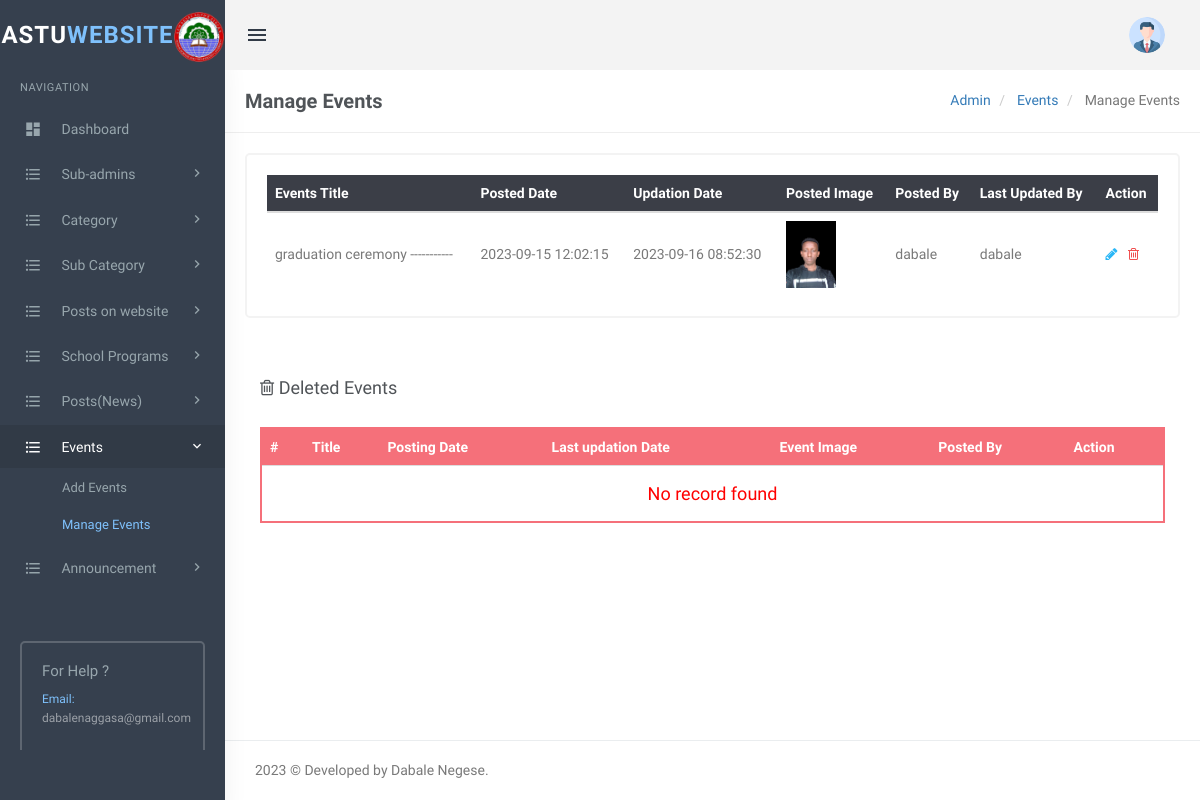
The page /admin/manageevents.php (signed in) on the database its author committed.
### tables this page shows
CREATE TABLE `event` (
  `id` int(100) NOT NULL,
  `Title` varchar(500) DEFAULT NULL,
  `PostDetails` longtext DEFAULT NULL,
  `PostingDate` timestamp NULL DEFAULT current_timestamp(),
  `UpdationDate` timestamp NULL DEFAULT NULL ON UPDATE current_timestamp(),
  `Is_Active` int(1) DEFAULT NULL,
  `PostUrl` mediumtext DEFAULT NULL,
  `PostImage` varchar(255) DEFAULT NULL,
  `viewCounter` int(11) DEFAULT NULL,
  `postedevBy` varchar(255) DEFAULT NULL,
  `lastUpdatedBy` varchar(255) DEFAULT NULL
);

### admin/manageevents.php (the view, shortened to what this page needs)
<?php
include('includes/config.php');
if(strlen($_SESSION['login'])==0)
  {
header('location:index.php');
}
else{
?>
<!DOCTYPE html>
<html lang="en">
    <head>
		<link rel="stylesheet" href="../plugins/morris/morris.css">
        <link href="../plugins/jvectormap/jquery-jvectormap-2.0.2.css" rel="stylesheet" />
        <link href="assets/css/bootstrap.min.css" rel="stylesheet" type="text/css" />
        <link href="assets/css/core.css" rel="stylesheet" type="text/css" />
        <link href="assets/css/components.css" rel="stylesheet" type="text/css" />
        <link href="assets/css/icons.css" rel="stylesheet" type="text/css" />
        <link href="assets/css/pages.css" rel="stylesheet" type="text/css" />
        <link href="assets/css/menu.css" rel="stylesheet" type="text/css" />
        <link href="assets/css/responsive.css" rel="stylesheet" type="text/css" />
		<link rel="stylesheet" href="../plugins/switchery/switchery.min.css">
    </head>
    <body class="fixed-left">
        <div id="wrapper">
           <?php include('includes/topheader.php');?>
           <?php include('includes/leftsidebar.php');?>
            <div class="content-page">
                <div class="content">
                    <div class="container">
                        <div class="row">
							<div class="col-xs-12">
								<div class="page-title-box">
                                    <h4 class="page-title">Manage Events </h4>
                                    <ol class="breadcrumb p-0 m-0">
                                        <li>
                                            <a href="#">Admin</a>
                                        </li>
                                        <li>
                                            <a href="#">Events</a>
                                        </li>
                                        <li class="active">
                                            Manage Events
                                        </li>
                                    </ol>
                                    <div class="clearfix"></div>
                                </div>
							</div>
						</div>
                        <div class="row">
                            <div class="col-sm-12">
                                <div class="card-box">
                                    <div class="table-responsive">
<table class="table table-colored table-centered table-inverse m-0">
<thead>
<tr>
<th>Events Title</th>
<th>Posted Date</th>
<th>Updation Date</th>
<th>Posted Image</th>
<th>Posted By</th>
<th>Last Updated By</th>
<th>Action</th>
</tr>
</thead>
<tbody>
<?php
$query=mysqli_query($con,"select * from event where Is_Active=1");
$rowcount=mysqli_num_rows($query);
if($rowcount==0)
{
?>
<tr>
<td colspan="4" align="center"><h3 style="color:red">No record found</h3></td>
<tr>
<?php
} else {
while($row=mysqli_fetch_array($query))
{
?>
 <tr>
<td><?php echo htmlentities($row['Title'])?></td>
<td><?php echo htmlentities($row['PostingDate'])?></td>
<td><?php echo htmlentities($row['UpdationDate'])?></td>
<td><img src="postimages/<?php echo htmlentities($row['PostImage'])?>" alt="image" style="width:50px;"></td>
<td><?php echo htmlentities($row['postedevBy'])?></td>
<td><?php echo htmlentities($row['lastUpdatedBy'])?></td>
<td><a href="editevent.php?eid=<?php echo htmlentities($row['id']);?>" data-toggle="tooltip" title="Edit"><i class="fa fa-pencil" style="color: #29b6f6;"></i></a>
    &nbsp;<a href="manageevents.php?eid=<?php echo htmlentities($row['id']);?>&&action=del" onclick="return confirm('Do you want to delete ?')" data-toggle="tooltip" title="Trash"> <i class="fa fa-trash-o" style="color: #f05050"></i></a> </td>
 </tr>
<?php } }?>
                                            </tbody>
                                        </table>
                                    </div>
                                </div>
                            </div>
                        </div>
<div class="row">
   <div class="col-md-12">
     <div class="demo-box m-t-20">
         <div class="m-b-30">
           <h4><i class="fa fa-trash-o" ></i> Deleted Events</h4>
          </div>
           <div class="table-responsive">
               <table class="table m-0 table-colored-bordered table-bordered-danger">
                                                        <thead>
                                                            <tr>
                                                                <th>#</th>
                                                                <th>Title</th>
                                                                <th>Posting Date</th>
                                                                <th>Last updation Date</th>
                                                                <th>Event Image</th>
                                                                <th>Posted By</th>
                                                                <th>Action</th>
                                                            </tr>
                                                        </thead>
                                                        <tbody>
                                <?php
                                    $query=mysqli_query($con,"select * from event where Is_Active=0");
                                    $cnt=1;
                                    $rowcount=mysqli_num_rows($query);
                                 if($rowcount==0)
                                    {
                                    ?>
                                    <tr>
                                    <td colspan="7" align="center"><h4 style="color:red">No record found</h4></td>
                                    <?php
                                    }
                                 else {
                                    while($row=mysqli_fetch_array($query))
                                    {
                                    ?>
                                    <tr>
                                    <th scope="row"><?php echo htmlentities($cnt);?></th>
                                    <td><?php echo htmlentities($row['Title']);?></td>
                                    <td><?php echo htmlentities($row['PostingDate']);?></td>
                                    <td><?php echo htmlentities($row['UpdationDate']);?></td>
                                    <td><img src="postimages/<?php echo htmlentities($row['PostImage'])?>" alt="image" style="width:50px;"></td>
                                    <td><?php echo htmlentities($row['postedevBy']);?></td>
                                    <td><a href="manageevents.php?ereid=<?php echo htmlentities($row['id']);?>"><i class="ion-arrow-return-right" data-toggle="tooltip" title="Restore this SubCategory"></i></a>
                                        &nbsp;<a href="manageevents.php?edelid=<?php echo htmlentities($row['id']);?>&&action=perdel" onclick="return confirm('Do you want permanently to delete ?')" data-toggle="tooltip" title="Permanently Delete!"> <i class="fa fa-trash-o" style="color: #f05050"></i></a> </td>
                                    </tr>
                                    <?php
                                    $cnt++;
                                    } }?>
                                    </tbody>
                                                                                        </table>
            </div>
        </div>
	</div>
</div>
                    </div>
                </div>
       <?php include('includes/footer.php');?>
            </div>
        </div>
    </body>
</html>
<?php } ?>

### admin/assets/css/core.css (style rules this page uses)
body { font-family: 'Varela Round', sans-serif; margin: 0; padding-bottom: 60px; overflow-x: hidden; color: #797979; }
html { position: relative; min-height: 100%; }
.h1, .h2, .h3, .h4, .h5, .h6, h1, h2, h3, h4, h5, h6 { color: #505458; font-family: 'Hind Madurai', sans-serif; margin: 10px 0; }
* { outline: none !important; }
.container { width: auto; }
#wrapper { height: 100%; overflow: hidden; width: 100%; }
.p-0 { padding: 0 !important; }
.m-0 { margin: 0 !important; }
.m-t-20 { margin-top: 20px !important; }
.m-b-30 { margin-bottom: 30px !important; }
.card-box { padding: 20px; border: 2px solid #f3f3f3; -webkit-border-radius: 5px; border-radius: 5px; -moz-border-radius: 5px; background-clip: padding-box; margin-bottom: 20px; background-color: #ffffff; }
.row { margin-right: -10px; margin-left: -10px; }
.col-lg-1, .col-lg-10, .col-lg-11, .col-lg-12, .col-lg-2, .col-lg-3, .col-lg-4, .col-lg-5, .col-lg-6, .col-lg-7, .col-lg-8, .col-lg-9, .col-md-1, .col-md-10, .col-md-11, .col-md-12, .col-md-2, .col-md-3, .col-md-4, .col-md-5, .col-md-6, .col-md-7, .col-md-8, .col-md-9, .col-sm-1, .col-sm-10, .col-sm-11, .col-sm-12, .col-sm-2, .col-sm-3, .col-sm-4, .col-sm-5, .col-sm-6, .col-sm-7, .col-sm-8, .col-sm-9, .col-xs-1, .col-xs-10, .col-xs-11, .col-xs-12, .col-xs-2, .col-xs-3, .col-xs-4, .col-xs-5, .col-xs-6, .col-xs-7, .col-xs-8, .col-xs-9 { padding-left: 10px; padding-right: 10px; }
.breadcrumb { background-color: transparent; margin-bottom: 15px; padding-top: 10px; padding-left: 0; }
.demo-box { padding: 10px 15px; }

### admin/assets/css/menu.css (style rules this page uses)
.content-page { margin-left: 225px; overflow: hidden; }
.content-page .content { padding: 0 5px 10px 5px; margin-top: 70px; }
.page-title { font-size: 20px; margin-bottom: 0; margin-top: 0; font-weight: 600; }
.page-title-box { padding: 20px; border-bottom: 1px solid #eee; margin: 0 -20px 20px -20px; }
.page-title-box .page-title { margin-bottom: 0; float: left; }
.page-title-box .breadcrumb { float: right; background-color: transparent !important; }

### rows shown on the page
event: Title "graduation ceremony -----------", PostingDate "2023-09-15 12:02:15", UpdationDate "2023-09-16 08:52:30", PostImage (picture), postedevBy "dabale", lastUpdatedBy "dabale"
